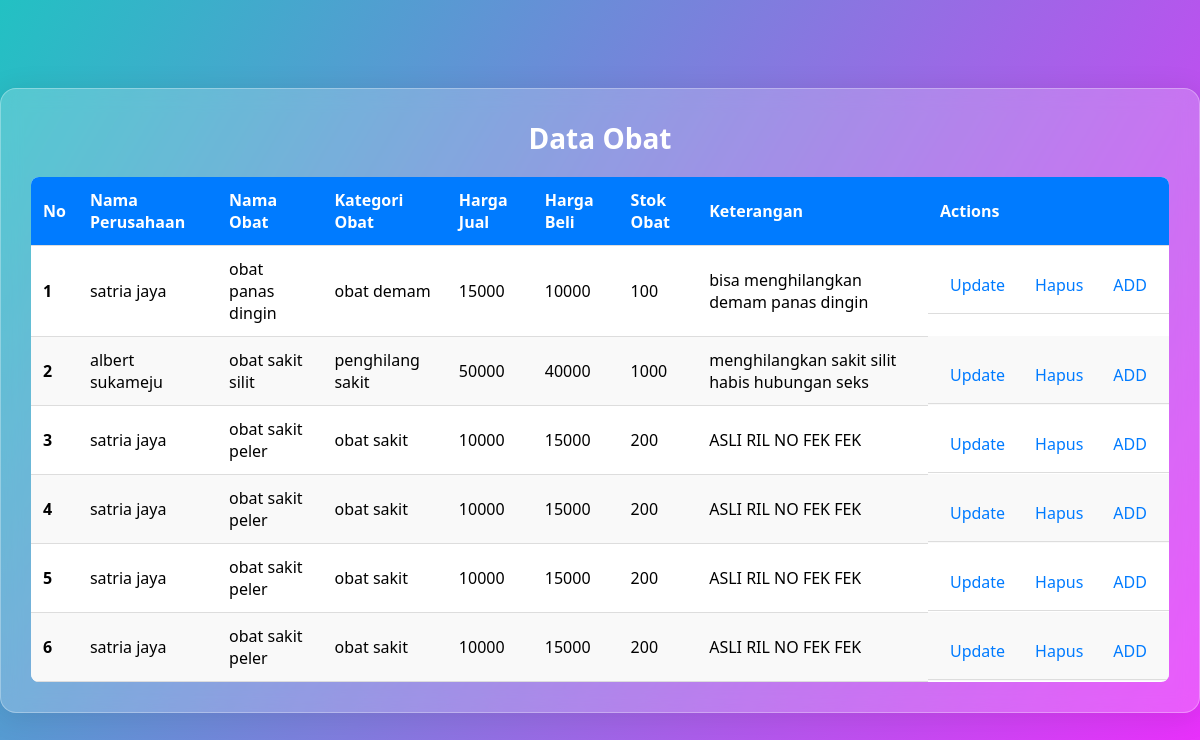
Page /obat/tampil_obat.php on the committed database.
### tables this page shows
CREATE TABLE `tb_obat` (
  `id_obat` int(4) NOT NULL,
  `id_supplier` int(4) NOT NULL,
  `nama_obat` varchar(100) NOT NULL,
  `kategori_obat` varchar(50) NOT NULL,
  `harga_jual` double NOT NULL,
  `harga_beli` double NOT NULL,
  `stok_obat` int(11) NOT NULL,
  `keterangan` text NOT NULL
);

CREATE TABLE `tb_supplier` (
  `id_supplier` int(4) NOT NULL,
  `perusahaan` varchar(100) NOT NULL,
  `telp` varchar(20) NOT NULL,
  `alamat` text NOT NULL,
  `keterangan` varchar(100) NOT NULL
);

### obat/tampil_obat.php (the view, shortened to what this page needs)
<!DOCTYPE html>
<html lang="en">
<head>
</head>
<body>
  <div class="container">
    <h1>Data Obat</h1>
    <table class="table table-striped">
      <thead>
        <tr>
          <th scope="col">No</th>
          <th scope="col">Nama Perusahaan</th>
          <th scope="col">Nama Obat</th>
          <th scope="col">Kategori Obat</th>
          <th scope="col">Harga Jual</th>
          <th scope="col">Harga Beli</th>
          <th scope="col">Stok Obat</th>
          <th scope="col">Keterangan</th>
          <th scope="col">Actions</th>
        </tr>
      </thead>
      <tbody>
        <?php
        include "../conn.php";
        $no = 1;
        $data_obat = mysqli_query($conn, "SELECT id_obat, perusahaan, nama_obat, kategori_obat, harga_jual, harga_beli, stok_obat, tb_obat.keterangan FROM tb_obat INNER JOIN tb_supplier USING (id_supplier)");
        while ($data = mysqli_fetch_assoc($data_obat)) {
        ?>
          <tr>
            <th scope="row"><?= $no++ ?></th>
            <td><?= $data['perusahaan']; ?></td>
            <td><?= $data['nama_obat']; ?></td>
            <td><?= $data['kategori_obat']; ?></td>
            <td><?= $data['harga_jual']; ?></td>
            <td><?= $data['harga_beli']; ?></td>
            <td><?= $data['stok_obat']; ?></td>
            <td><?= $data['keterangan']; ?></td>
            <td class="actions">
              <a href="update.php?id_obat=<?= $data['id_obat'] ?>">Update</a>
              <a href="delete_obat.php?id_obat=<?= $data['id_obat'] ?>" onclick="return confirm('Apakah anda yakin ingin menghapus data ini?')">Hapus</a>
              <a href="tambah_obat.php">ADD</a>
            </td>
          </tr>
        <?php
        }
        ?>
      </tbody>
    </table>
  </div>
</body>
</html>

### obat/tampil_obat.php (style rules this page uses)
body { font-family: 'Segoe UI', Tahoma, Geneva, Verdana, sans-serif; display: flex; justify-content: center; align-items: center; height: 100vh; margin: 0; background: rgb(34, 193, 195); background: linear-gradient(120deg, rgba(34, 193, 195, 1) 0%, rgba(237, 45, 253, 1) 100%); }
.container { padding: 30px; max-width: 1200px; width: 100%; background: rgba(255, 255, 255, 0.2); border-radius: 16px; box-shadow: 0 4px 30px rgba(0, 0, 0, 0.1); backdrop-filter: blur(10px); -webkit-backdrop-filter: blur(10px); border: 1px solid rgba(255, 255, 255, 0.3); }
h1 { color: #ffffff; margin: 0 0 20px; font-size: 28px; text-align: center; }
table { width: 100%; border-collapse: collapse; background-color: #ffffff; border-radius: 8px; overflow: hidden; }
thead { background-color: #007bff; color: white; }
th, td { padding: 12px; text-align: left; border-bottom: 1px solid #ddd; }
th { font-weight: 600; }
tbody tr:nth-child(even) { background-color: #f9f9f9; }
a { color: #007bff; text-decoration: none; padding: 5px 10px; }
.actions { display: flex; gap: 10px; padding-top: 23px; }

### rows in the picture
tb_obat: id_supplier.perusahaan "satria jaya", nama_obat "obat panas dingin", kategori_obat "obat demam", harga_jual "15000", harga_beli "10000", stok_obat "100", keterangan "bisa menghilangkan demam panas dingin"
tb_obat: id_supplier.perusahaan "albert sukameju", nama_obat "obat sakit silit", kategori_obat "penghilang sakit", harga_jual "50000", harga_beli "40000", stok_obat "1000", keterangan "menghilangkan sakit silit habis hubungan seks"
tb_obat: id_supplier.perusahaan "satria jaya", nama_obat "obat sakit peler", kategori_obat "obat sakit", harga_jual "10000", harga_beli "15000", stok_obat "200", keterangan "ASLI RIL NO FEK FEK"
tb_obat: id_supplier.perusahaan "satria jaya", nama_obat "obat sakit peler", kategori_obat "obat sakit", harga_jual "10000", harga_beli "15000", stok_obat "200", keterangan "ASLI RIL NO FEK FEK"
tb_obat: id_supplier.perusahaan "satria jaya", nama_obat "obat sakit peler", kategori_obat "obat sakit", harga_jual "10000", harga_beli "15000", stok_obat "200", keterangan "ASLI RIL NO FEK FEK"
tb_obat: id_supplier.perusahaan "satria jaya", nama_obat "obat sakit peler", kategori_obat "obat sakit", harga_jual "10000", harga_beli "15000", stok_obat "200", keterangan "ASLI RIL NO FEK FEK"
